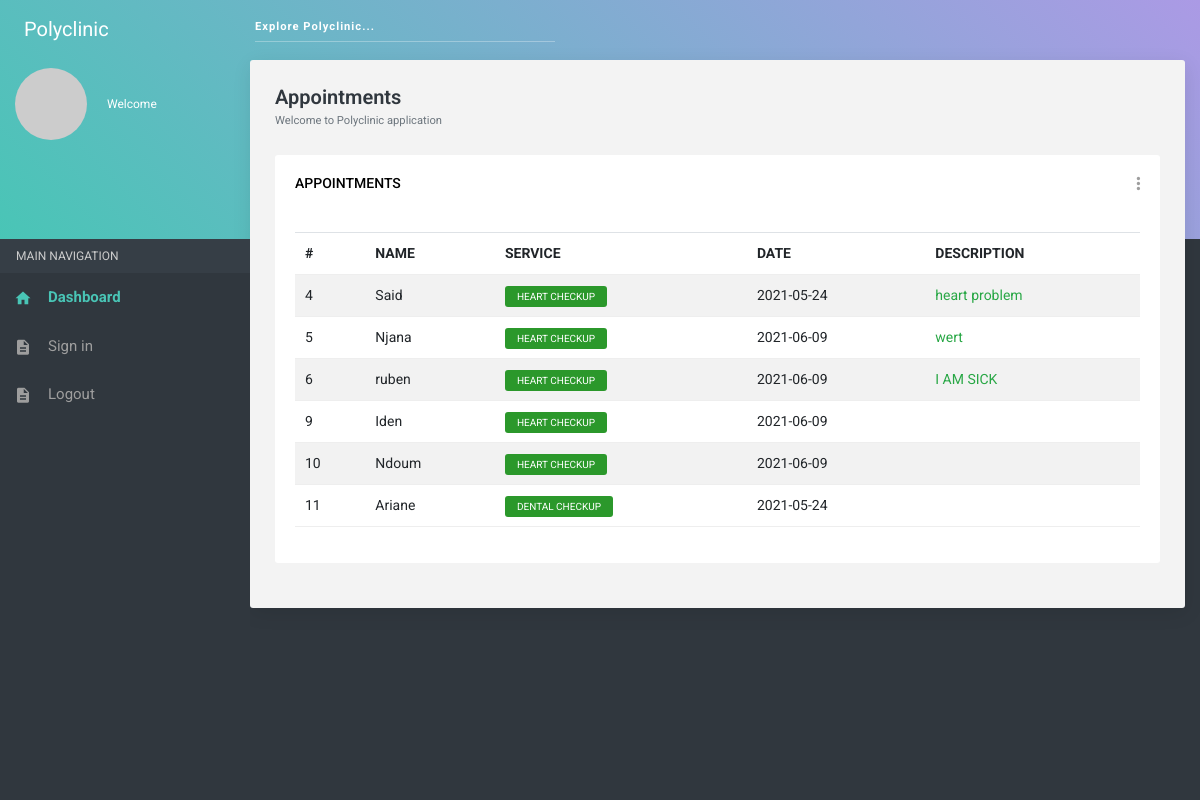
Page /schedule/ on the committed database.
### management/models.py (models this page shows, shortened)
class Appointments(models.Model):
    first_name = models.CharField(max_length = 200, null = True, blank = True)
    last_name = models.CharField(max_length = 200,  null = True, blank = True)
    gender = models.CharField(max_length = 200,  null = True, blank = True)
    phone= models.CharField(max_length = 200,  null = True, blank = True)
    date_of_birth = models.CharField(max_length = 200,  null = True, blank = True)
    email = models.CharField(max_length = 200,  null = True, blank = True)
    date_issued = models.CharField(max_length = 200, null = True, blank = True)
    department = models.CharField(max_length = 200, null = True, blank = True)
    description = models.TextField()

### management/views.py (the view)
# urls.py: path('schedule/', schedule , name="schedule"),
def schedule(request):
    appointments = Appointments.objects.all()
    context = {
        'appointments': appointments
    }
    return render(request,'management/doctor-schedule.html', context )

### management/templates/management/doctor-schedule.html (shortened to what this page needs)
{% extends "management/base.html" %}
{% load static %}
{% block body %}
<section class="content">
    <div class="container-fluid">
        <div class="block-header">
            <h2>Appointments</h2>
            <small class="text-muted">Welcome to Polyclinic application</small>
        </div>
        <div class="row clearfix">
            <div class="col-lg-12 col-md-12 col-sm-12">
                <div class="card">
                    <div class="header">
                        <h2>Appointments</h2>
                        <ul class="header-dropdown">
                            <li class="dropdown"> <a href="javascript:void(0);" class="dropdown-toggle" data-toggle="dropdown" role="button" aria-haspopup="true" aria-expanded="false"><i class="zmdi zmdi-more-vert"></i></a>
                            </li>
                        </ul>
                    </div>
                    <div class="body">
                        <div class="table-responsive">
                            <table class="table table-striped">
                                <thead>
                                    <tr>
                                        <th>#</th>
                                        <th>NAME</th>
                                        <th>SERVICE</th>
                                        <th>DATE</th>
                                        <th>DESCRIPTION</th>
                                    </tr>
                                </thead>
                                <tbody>
                                    {% for appointment in appointments %}
                                    <tr>
                                        <td>{{appointment.pk}}</td>
                                        <td class="txt-oflo">{{appointment.first_name}}</td>
                                        <td><span class="label label-success">{{appointment.department}}</span> </td>
                                        <td class="txt-oflo">{{appointment.date_issued}}</td>
                                        <td><span class="text-success">{{appointment.description}}</span></td>
                                    </tr>
                                    {% endfor %}
                                </tbody>
                            </table>
                        </div>
                    </div>
                </div>
            </div>
        </div>
    </div>
</section>
        {% endblock %}

### rows in the picture
Appointments: pk "4", first_name "Said", department "HEART CHECKUP", date_issued "2021-05-24", description "heart problem"
Appointments: pk "5", first_name "Njana", department "HEART CHECKUP", date_issued "2021-06-09", description "wert"
Appointments: pk "6", first_name "ruben", department "HEART CHECKUP", date_issued "2021-06-09", description "I AM SICK"
Appointments: pk "9", first_name "Iden", department "HEART CHECKUP", date_issued "2021-06-09"
Appointments: pk "10", first_name "Ndoum", department "HEART CHECKUP", date_issued "2021-06-09"
Appointments: pk "11", first_name "Ariane", department "DENTAL CHECKUP", date_issued "2021-05-24"
